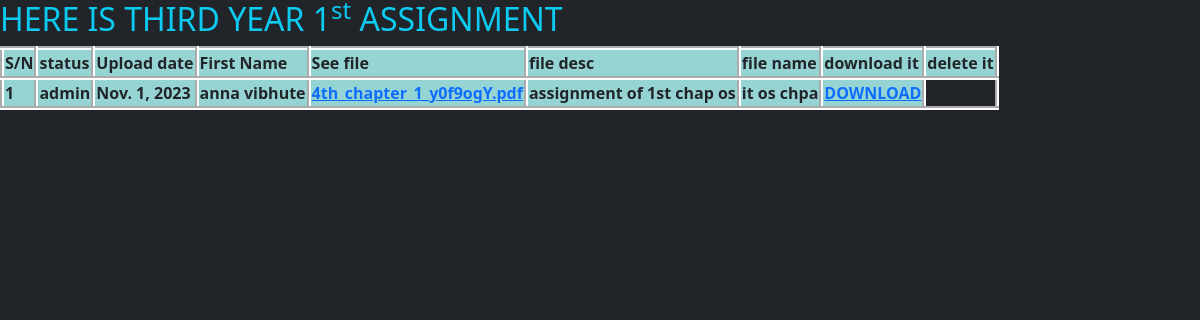
Screenshot of /seeassignments with the database file from the repository.
### authentication/models.py (models this page shows, shortened)
class assignment(models.Model):
      full_name=models.CharField(max_length=30,null=True,default=None)
      date_field=models.DateField(auto_now=True)
      file_desc=models.CharField(max_length=255,null=True,default=None)
      file_name=models.CharField(max_length=55,null=True,)
      status=models.CharField(max_length=12,null=True,)
      myfiles=models.FileField(upload_to="")

### authentication/views.py (the view)
# urls.py: path('seeassignments',views.show_assignments,name='seeassignments'),
def show_assignments(request):
    all_data = assignment.objects.all()
    context = {
        'data2':all_data
    }
    return render(request,'authentication/seeassignments.html',context)

### templates/authentication/seeassignments.html (shortened to what this page needs)
<!DOCTYPE html>
<html>
<link href="https://cdn.jsdelivr.net/npm/bootstrap@5.3.2/dist/css/bootstrap.min.css" rel="stylesheet">
<body class="bg-dark">
  <h2 class="text-info">HERE IS THIRD YEAR 1<sup>st</sup> ASSIGNMENT</h2>
<table style="width:50% ,">
  <tr >
    <th >S/N</th>
    <th>status</th>
    <th>Upload date</th>
    <th>First Name</th>
    <th>See file</th>
    <th>file desc</th>
    <th>file name</th>
    <th>download it</th>
    <th>delete it</th>
  </tr>
  {% for a in data2 %}
             <tr>
              <th>{{forloop.counter}}</th>
              <th>{{a.status}}</th>
               <th>{{a.date_field}}</th>
             <th>{{a.full_name}}</th>
      <th><a href="{{a.myfiles.url}}">{{a.myfiles}}</a></th>
      <th>{{a.file_desc}}</th>
      <th>{{a.file_name}}</th>
      <th><a Download href="{{f.myfiles.url}}">DOWNLOAD</a></th>
              </tr>
             {%endfor%}
</table>
</body>
</html>

### templates/authentication/seeassignments.html (style rules this page uses)
table, th, td { border: 4px outset white; border-collapse: collapse; }
th, td { background-color: #96D4D4; }

### rows the page displays
assignment: status "admin", date_field "Nov. 1, 2023", full_name "anna vibhute", myfiles "4th_chapter_1_y0f9ogY.pdf", file_desc "assignment of 1st chap os", file_name "it os chpa"
